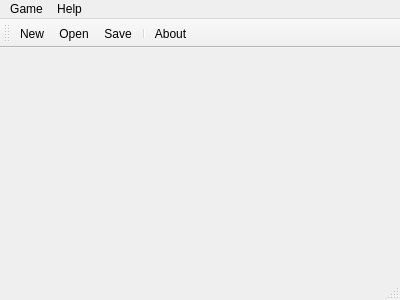
<?xml version="1.0" encoding="UTF-8"?>
<ui version="4.0">
 <class>MainWindow</class>
 <widget class="QMainWindow" name="MainWindow">
  <property name="geometry">
   <rect>
    <x>0</x>
    <y>0</y>
    <width>400</width>
    <height>300</height>
   </rect>
  </property>
  <widget class="QWidget" name="centralWidget"/>
  <widget class="QMenuBar" name="menuBar">
   <property name="geometry">
    <rect>
     <x>0</x>
     <y>0</y>
     <width>400</width>
     <height>21</height>
    </rect>
   </property>
   <widget class="QMenu" name="gameMenu">
    <property name="title">
     <string>Game</string>
    </property>
    <addaction name="newAction"/>
    <addaction name="openAction"/>
    <addaction name="saveAction"/>
    <addaction name="separator"/>
    <addaction name="scoresAction"/>
    <addaction name="separator"/>
    <addaction name="quitAction"/>
   </widget>
   <widget class="QMenu" name="helpMenu">
    <property name="title">
     <string>Help</string>
    </property>
    <addaction name="aboutAction"/>
    <addaction name="aboutQtAction"/>
   </widget>
   <addaction name="gameMenu"/>
   <addaction name="helpMenu"/>
  </widget>
  <widget class="QToolBar" name="mainToolBar">
   <attribute name="toolBarArea">
    <enum>TopToolBarArea</enum>
   </attribute>
   <attribute name="toolBarBreak">
    <bool>false</bool>
   </attribute>
   <addaction name="newAction"/>
   <addaction name="openAction"/>
   <addaction name="saveAction"/>
   <addaction name="separator"/>
   <addaction name="aboutAction"/>
  </widget>
  <widget class="QStatusBar" name="statusBar"/>
  <action name="newAction">
   <property name="text">
    <string>New...</string>
   </property>
  </action>
  <action name="openAction">
   <property name="text">
    <string>Open...</string>
   </property>
  </action>
  <action name="saveAction">
   <property name="text">
    <string>Save...</string>
   </property>
  </action>
  <action name="scoresAction">
   <property name="text">
    <string>Scores...</string>
   </property>
  </action>
  <action name="quitAction">
   <property name="text">
    <string>Quit</string>
   </property>
  </action>
  <action name="aboutAction">
   <property name="text">
    <string>About...</string>
   </property>
  </action>
  <action name="aboutQtAction">
   <property name="text">
    <string>About Qt...</string>
   </property>
  </action>
 </widget>
 <layoutdefault spacing="6" margin="11"/>
 <resources/>
 <connections/>
</ui>
